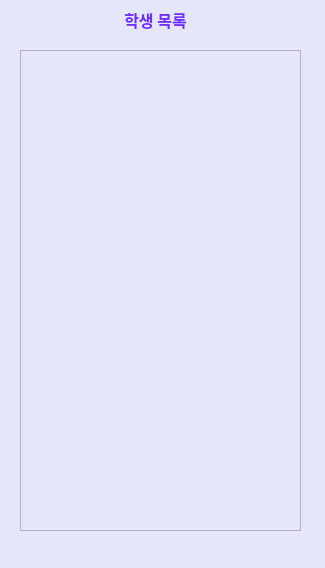
<?xml version="1.0" encoding="UTF-8"?>
<ui version="4.0">
 <class>Dialog</class>
 <widget class="QDialog" name="Dialog">
  <property name="geometry">
   <rect>
    <x>0</x>
    <y>0</y>
    <width>325</width>
    <height>568</height>
   </rect>
  </property>
  <property name="windowTitle">
   <string>Dialog</string>
  </property>
  <property name="windowIcon">
   <iconset>
    <normaloff>icon/online-course-icon-57.ico</normaloff>icon/online-course-icon-57.ico</iconset>
  </property>
  <property name="styleSheet">
   <string notr="true">background-color:rgb(230, 230, 250);
selection-background-color: rgb(243, 243, 243);
color: rgba(85, 0, 255, 205);</string>
  </property>
  <widget class="QLabel" name="label">
   <property name="geometry">
    <rect>
     <x>90</x>
     <y>0</y>
     <width>131</width>
     <height>41</height>
    </rect>
   </property>
   <property name="font">
    <font>
     <family>맑은 고딕</family>
     <pointsize>12</pointsize>
     <weight>75</weight>
     <bold>true</bold>
    </font>
   </property>
   <property name="text">
    <string>&lt;html&gt;&lt;head/&gt;&lt;body&gt;&lt;p align=&quot;center&quot;&gt;학생 목록&lt;/p&gt;&lt;/body&gt;&lt;/html&gt;</string>
   </property>
  </widget>
  <widget class="QListWidget" name="student_list">
   <property name="geometry">
    <rect>
     <x>20</x>
     <y>50</y>
     <width>281</width>
     <height>481</height>
    </rect>
   </property>
  </widget>
 </widget>
 <resources/>
 <connections/>
</ui>
